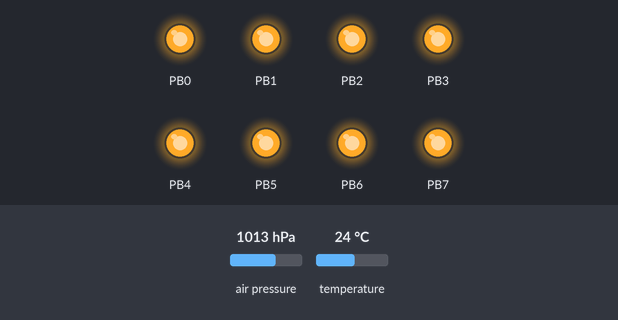
Simulated run of this program. Board: ATmega32, built with avr-gcc and emulated at 3.6864 MHz. On the bench: output pins drawn as LEDs (lit = HIGH). Wiring (inferred from the names in the program): BMP180 pressure sensor at I2C address 0x77. The test bench sets the inputs (shaded band); at power-on: air pressure 1013 hPa, temperature 24 °C. What the program prints to the serial monitor is not drawn.

Above: at 0.05 s.
Timing chart, 0 to 3.0 s (numbered marks = the images above):
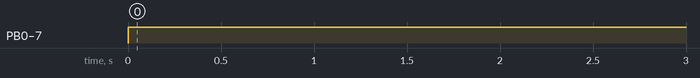

The program:

main.c
```c
#define SMS_META_SIZE 75
#define SMS_DATA_SIZE 50
#define F_CPU 3686400
#include <util/delay.h>
#include <avr/io.h>
#include <avr/interrupt.h>
#include "gsm/gsm.h"
#include "uart/uart.h"
#include "bmp085/bmp085.h"
#include "led/led.h"

void clearSmsData(char* meta, char* data);

int main(void)
{
	sei();
	ledInit();
	uartInit();
	gsmInit();
	bmpInit();
	gsmCommandDeleteArrayOfSms(10);

	_delay_ms(5000); // ensure 5 sec. delay
	struct gsmStatus stats;
	char meta[75] = {0};
	char data[50] = {0};
	char phoneNumber[11] = {0};

	gsmCommandGetStatus(&stats);
	clearSmsData(meta, data);
	volatile unsigned char stopHere = 0;

	while(1)
	{
		ledReadyForRequest();
		gsmCommandGetStatus(&stats);

		if (stats.newMessage == 1)
		{
			ledMessageReceived();
			gsmCommandReadSms(meta, data, phoneNumber);
			gsmExecuteSmsRequest(data, phoneNumber);
			gsmCommandDeleteSms();
			clearSmsData(meta, data);
		}
		_delay_ms(500);
	}
}

void clearSmsData(char* meta, char* data)
{
	for(int i = 0; i < SMS_META_SIZE; i++)
	{
		meta[i] = 0;
	}

	for(int i = 0; i < SMS_DATA_SIZE; i++)
	{
		data[i] = 0;
	}
}
```

bmp085.c
```c
// (licence header left out)
#include <stdio.h>
#include <stdlib.h>
#include <string.h>
#include <math.h>
#include <avr/io.h>
#define F_CPU 3686400
#include <util/delay.h>

#include "bmp085.h"
#include "../i2c/i2c.h"

void writeMemory(uint8_t reg, uint8_t value)
{
	i2c_start_wait(I2C_BMP_SLAVE_ADDR | I2C_WRITE);
	i2c_write(reg);
	i2c_write(value);
	i2c_stop();
}

void readMemory(uint8_t reg, uint8_t buff[], uint8_t bytes)
{
	uint8_t i =0;
	i2c_start_wait(I2C_BMP_SLAVE_ADDR | I2C_WRITE);
	i2c_write(reg);
	i2c_rep_start(I2C_BMP_SLAVE_ADDR | I2C_READ);
	for(i=0; i<bytes; i++)
	{
		if(i==bytes-1)
		buff[i] = i2c_readNak();
		else

		buff[i] = i2c_readAck();
	}
	i2c_stop();
}

#if FILTERPRESSURE == 1
#define AVERAGECOEF 21
static long k[AVERAGECOEF];

long averageFilter(long input)
{
	uint8_t i=0;
	long sum=0;
	for (i = 0; i < AVERAGECOEF; i++)
	{
		k[i] = k[i + 1];
	}

	k[AVERAGECOEF - 1] = input;
	for (i = 0; i < AVERAGECOEF; i++)
	{
		sum += k[i];
	}
	return (sum / AVERAGECOEF);
}
#endif

void getCalibration()
{
	uint8_t buffer[2];
	memset(buffer, 0, sizeof(buffer));

	readMemory(CAL_REG_AC1, buffer, 2);
	regAC1 = ((int)buffer[0] <<8 | ((int)buffer[1]));
	readMemory(CAL_REG_AC2, buffer, 2);
	regAC2 = ((int)buffer[0] <<8 | ((int)buffer[1]));
	readMemory(CAL_REG_AC3, buffer, 2);
	regAC3 = ((int)buffer[0] <<8 | ((int)buffer[1]));
	readMemory(CAL_REG_AC4, buffer, 2);
	regAC4 = ((unsigned int)buffer[0] <<8 | ((unsigned int)buffer[1]));
	readMemory(CAL_REG_AC5, buffer, 2);
	regAC5 = ((unsigned int)buffer[0] <<8 | ((unsigned int)buffer[1]));
	readMemory(CAL_REG_AC6, buffer, 2);
	regAC6 = ((unsigned int)buffer[0] <<8 | ((unsigned int)buffer[1]));
	readMemory(CAL_REG_B1, buffer, 2);
	regB1 = ((int)buffer[0] <<8 | ((int)buffer[1]));
	readMemory(CAL_REG_B2, buffer, 2);
	regB2 = ((int)buffer[0] <<8 | ((int)buffer[1]));
	readMemory(CAL_REG_MB, buffer, 2);
	regMB= ((int)buffer[0] <<8 | ((int)buffer[1]));
	readMemory(CAL_REG_MC, buffer, 2);
	regMC = ((int)buffer[0] <<8 | ((int)buffer[1]));
	readMemory(CAL_REG_MD, buffer, 2);
	regMD = ((int)buffer[0] <<8 | ((int)buffer[1]));
}

void getRawTemperature()
{
	uint8_t buffer[2];
	memset(buffer, 0, sizeof(buffer));
	long ut, x1, x2;

	//read raw temperature
	writeMemory(CTRL_REG, CTRL_REG_TEMP);
	_delay_ms(5); // min. 4.5ms read Temp delay
	readMemory(CTRL_REG_OUTPUT, buffer, 2);
	ut = ((long)buffer[0] << 8 | ((long)buffer[1])); //uncompensated temperature value

	//calculate raw temperature
	x1 = ((long)ut - regAC6) * regAC5 >> 15;
	x2 = ((long)regMC << 11) / (x1 + regMD);
	rawTemperature = x1 + x2;
}

void getRawPressure()
{
	uint8_t buffer[3];
	memset(buffer, 0, sizeof(buffer));
	long uncompensatedPressure, x1, x2, x3, b3, b6, p;
	unsigned long b4,b7;

	#if AUTO_UPDATE_TEMP == 1
	getRawTemperature();
	#endif

	//read raw pressure
	writeMemory(CTRL_REG, CTRL_REG_PRES_OS+(MODE << 6));
	_delay_ms(2 + (3 << MODE));
	readMemory(CTRL_REG_OUTPUT, buffer, 3);
	uncompensatedPressure = ((((long)buffer[0] <<16) | ((long)buffer[1] <<8) | ((long)buffer[2])) >> (8-MODE));

	//calculate raw pressure
	b6 = rawTemperature - 4000;
	x1 = (regB2* (b6 * b6) >> 12) >> 11;
	x2 = (regAC2 * b6) >> 11;
	x3 = x1 + x2;
	b3 = (((((long)regAC1) * 4 + x3) << MODE) + 2) >> 2;
	x1 = (regAC3 * b6) >> 13;
	x2 = (regB1 * ((b6 * b6) >> 12)) >> 16;
	x3 = ((x1 + x2) + 2) >> 2;
	b4 = (regAC4 * (uint32_t)(x3 + 32768)) >> 15;
	b7 = ((uint32_t)uncompensatedPressure - b3) * (50000 >> MODE);
	p = b7 < 0x80000000 ? (b7 << 1) / b4 : (b7 / b4) << 1;
	x1 = (p >> 8) * (p >> 8);
	x1 = (x1 * 3038) >> 16;
	x2 = (-7357 * p) >> 16;
	rawPressure = p + ((x1 + x2 + 3791) >> 4);

	#if FILTERPRESSURE == 1
	rawPressure = averageFilter(rawPressure);
	#endif
}

double getTemperature()
{
	getRawTemperature();
	double temperature = ((rawTemperature + 8)>>4);
	temperature = temperature /10;
	return temperature;
}


int32_t getPressure()
{
	getRawPressure();
	return rawPressure + UNIT_PASCAL_OFFSET;
}

double getAltitude()
{
	getRawPressure();
	return ((1 - pow(rawPressure/(double)101325, 0.1903 )) / 0.0000225577) + UNIT_METER_OFFSET;
}

void bmpInit() {
	#if I2C_INIT == 1
	i2c_init();
	_delay_us(10);
	#endif

	getCalibration();
	getRawTemperature();

	#if FILTERPRESSURE == 1
	//initialize the average filter
	uint8_t i = 0;
	for (i = 0; i < AVERAGECOEF; i++)
	{
		getRawPressure();
	}
	#endif
}
```

bmp085.h
```c
// (licence header left out)
#ifndef BMP085_H_
#define BMP085_H_

#include <stdio.h>
#include <avr/io.h>

#define I2C_BMP_SLAVE_ADDR	 (0x77<<1)
#define I2C_INIT			 1 //initialize i2c

/*EEPROM registers from BMP085 datasheet p. 13*/
/************************************************************************/
/*				   	 Calibration registers 16-bit                       */
/************************************************************************/
#define CAL_REG_AC1 0xAA
#define CAL_REG_AC2 0xAC
#define CAL_REG_AC3 0xAE
#define CAL_REG_AC4 0xB0
#define CAL_REG_AC5 0xB2
#define CAL_REG_AC6 0xB4
#define CAL_REG_B1 0xB6
#define CAL_REG_B2 0xB8
#define CAL_REG_MB 0xBA
#define CAL_REG_MC 0xBC
#define CAL_REG_MD 0xBE

/*Control register values for different oversampling_setting (OSRS) p.17*/
/************************************************************************/
/*					    Control register 0xF4                           */
/************************************************************************/
#define CTRL_REG 0xF4
#define CTRL_REG_OUTPUT 0xF6		 //output 0xF6=MSB, 0xF7=LSB, optional 0xF8=XLSB
#define CTRL_REG_TEMP 0x2E			 //max conversion time 4.5ms - read temp
#define CTRL_REG_PRES_OS 0x34		 //max conversion time: see modes
/************************************************************************/

/************************************************************************/
/*						  Measurement modes                             */
/************************************************************************/
#define MODE_ULTRALOWPOWER 0						//oversampling=0, internalsamples=1, maxconvtimepressure=4.5ms, avgcurrent=3uA, RMSnoise_hPA=0.06, RMSnoise_m=0.5
#define MODE_STANDARD	   1						//oversampling=1, internalsamples=2, maxconvtimepressure=7.5ms, avgcurrent=5uA, RMSnoise_hPA=0.05, RMSnoise_m=0.4
#define MODE_HIGH_RES      2						//oversampling=2, internalsamples=4, maxconvtimepressure=13.5ms, avgcurrent=7uA, RMSnoise_hPA=0.04, RMSnoise_m=0.3
#define MODE_ULTRAHIGH_RES 3						//oversampling=3, internalsamples=8, maxconvtimepressure=25.5ms, avgcurrent=12uA, RMSnoise_hPA=0.03, RMSnoise_m=0.25
#define MODE			   MODE_ULTRAHIGH_RES		//Mode definition

//auto-update temperature enabled
#define AUTO_UPDATE_TEMP 1 //auto-update temperature every read
/************************************************************************/

/************************************************************************/
/*							HW initiation								*/
/************************************************************************/
#define UNIT_PASCAL_OFFSET	0					//define a unit offset (pa)
#define UNIT_METER_OFFSET	0					//define a unit offset (m)
#define FILTERPRESSURE  1						//average filter for pressure
extern void bmpInit();							//non static at link-time

/************************************************************************/

/************************************************************************/
/*							Data receive								*/
/************************************************************************/
extern int32_t getPressure();
extern double getAltitude();
extern double getTemperature();
/************************************************************************/

int regAC1, regAC2, regAC3, regB1, regB2, regMB, regMC, regMD;
unsigned int regAC4, regAC5, regAC6;
long rawTemperature, rawPressure;

#endif /* BMP085_H_ */
```

gsm.c
```c
#define F_CPU 3686400
#include <util/delay.h>
#include <string.h>
#include <math.h>
#include <stdio.h>
#include <stdlib.h>
#include <string.h>
#include <avr/io.h>
#include <avr/interrupt.h>
#include "../uart/uart.h"
#include "gsm.h"
#include "../bmp085/bmp085.h"
#include "../led/led.h"

const char CR = 13;
const char LF = 10;
const char CTRL_Z = 26;
const int RESPONSE_OFFSET = 2;
const int SMS_FLAG_INDEX = 18;
const char TRUE = 1;
const char FALSE = 0;
char ackFlag;
char dataArray[DATA_SIZE];
const char REQ_TEMP_DATA = 'T';
const char REQ_CURRENT_GPS_COORD = 'G';
const char REQ_ALT_DATA = 'A';
const char REQ_PRES_DATA = 'P';
const char REQ_COMPLETE_COMMMANDS = 'C';

void gsmInit()
{
	gsmCommandSetTextMode();
	gsmCommandDisableEcho();
}

void gsmCommandSetTextMode()
{
	clearDataArray();
	uartSendString((unsigned char*)SET_TEXT_MODE);
	uartSendString((unsigned char*)ENTER);
	gsmUtilWaitForResponse();
	gsmUtilCleanResponse();
	gsmUtilCheckForAck();
}

void gsmCommandDisableEcho()
{
	clearDataArray();
	uartSendString((unsigned char*)DISABLE_ECHO);
	uartSendString((unsigned char*)ENTER);
	gsmUtilWaitForResponse();
	gsmUtilCleanResponse();
	gsmUtilCheckForAck();
}

void gsmCommandReadAllSms()
{
	clearDataArray();
	gsmUtilWaitForResponse();
	uartSendString((unsigned char*)GET_ALL_MESSAGES);
	uartSendString((unsigned char*)ENTER);
	gsmUtilWaitForResponse();
	clearDataArray();
}

/************************************************************************/
/* Sends an SMS containing message to recipient specified by phoneNumber*/
/************************************************************************/
void gsmCommandSendSms(unsigned char* phoneNumber, unsigned char* message)
{
	gsmUtilWaitForResponse();
	clearDataArray();
	gsmUtilWaitForResponse();

	uartSendString((unsigned char*)SEND_MESSAGE);
	uartSendString((unsigned char*)phoneNumber);
	uartSendString((unsigned char*)ENTER);
	gsmUtilWaitForResponse();
	uartSendString((unsigned char*)message);
	gsmUtilWaitForResponse();

	uartSendByte(CTRL_Z);
	gsmUtilWaitForSmsDelivery();
	ledMessageSent();
}

/************************************************************************/
/* Reads the message located on the first index of the MC35 storage		*/
/************************************************************************/
void gsmCommandReadSms(char* meta, char* data, char* phoneNumber)
{
	int offset = RESPONSE_OFFSET;
	clearDataArray();
	uartSendString((unsigned char*)READ_FIRST_MESSAGE);
	uartSendString((unsigned char*)ENTER);
	gsmUtilWaitForResponse();
	_delay_ms(300);
	offset = gsmUtilDisassembleSms(meta, offset);
	gsmUtilDisassembleSms(data, offset);
	gsmUtilGetSenderInfo(meta, phoneNumber);
}

/************************************************************************/
/* Disassemble the SMS data and put into separate char arrays           */
/* Return current offset												*/
/************************************************************************/
int gsmUtilDisassembleSms(char* part, int offset)
{
	char k = 0;
	if (dataArray[0] == CR && dataArray[1] == LF)
	{
		for (int i = offset; i < DATA_SIZE; i++)
		{
			part[k] = dataArray[i];
			if (dataArray[i] == CR && dataArray[i+1] == LF)
			{
				return i+2;
			}
			k++;
		}
	}
}

void gsmUtilGetSenderInfo(char* meta, char* phoneNumber)
{
	int k = 0;
	int startIndex = 21;
	int endIndex = startIndex + 11;
	for (int i = startIndex; i < endIndex; i++)
	{
		phoneNumber[k++] = meta[i];
	}
}

/************************************************************************/
/* Deletes all messages stored on indexed up to the number given by		*/
/* the parameter numberOfMessages										*/
/************************************************************************/
void gsmCommandDeleteArrayOfSms(unsigned int numberOfMessages)
{
	for (volatile unsigned int k = 0; k < 10; k++)
	{
		uartSendString((unsigned char*)DELETE_AT_INDEX);
		uartSendInteger(k+1);
		uartSendString((unsigned char*)ENTER);
		gsmUtilWaitForResponse();
		gsmUtilCleanResponse();
		gsmUtilCheckForAck();
	}
}

/************************************************************************/
/* Deletes the SMS located on index 0							        */
/************************************************************************/
void gsmCommandDeleteSms()
{
	clearDataArray();
	uartSendString((unsigned char*)DELETE_FIRST_INDEX);
	uartSendString((unsigned char*)ENTER);
	gsmUtilWaitForResponse();
	gsmUtilCleanResponse();
	gsmUtilCheckForAck();
}

/************************************************************************/
/* Checks for an OK received and sets the ACK flag accordingly			*/
/************************************************************************/
void gsmUtilCheckForAck()
{
	if (dataArray[0] == 'O' && dataArray [1] == 'K')
	{
		ackFlag = 1;
	}
	else
	{
		ackFlag = 0;
	}
}

/************************************************************************/
/* Creates a delay to await SMS delivery								*/
/************************************************************************/
void gsmUtilWaitForSmsDelivery()
{
	_delay_ms(3000);
}

/************************************************************************/
/* Creates a delay await a reply from MC35								*/
/************************************************************************/
void gsmUtilWaitForResponse()
{
	_delay_ms(500);
}

/************************************************************************/
/* Removes any leading and traling LF/CR from a response				*/
/************************************************************************/
void gsmUtilCleanResponse()
{
	if (dataArray[0] != 0)
	{
		for (unsigned int i = 0; i < DATA_SIZE; i++)
		{
			if(dataArray[i] == LF || dataArray[i] == CR)
			{
				dataArray[i] = 0;
			}
		}

		int index = 0;
		for (unsigned int i = 0; i < DATA_SIZE; i++)
		{
			if (dataArray[i] != 0)
			{
				dataArray[index] = dataArray[i];
				dataArray[i] = 0;
				index++;
			}
		}
	}
}

/************************************************************************/
/* Requests the status parameters from MC35								*/
/************************************************************************/
void gsmCommandGetStatus(struct gsmStatus *stat)
{
	stat->callInProgress = 0;
	stat->newMessage = 0;
	stat->serviceAvailable = 0;
	clearDataArray();
	uartSendString((unsigned char*)GET_STATUS);
	uartSendString((unsigned char*)ENTER);
	gsmUtilWaitForResponse();
	gsmUtilSetStatusFlags(stat);
}

/************************************************************************/
/* Sets the flags in the GSM Status struct according to the CIND output */
/************************************************************************/
void gsmUtilSetStatusFlags(struct gsmStatus *stat)
{
	if (dataArray[18] == 49)	//if SMS flag (index 18) is set to 49 (1 ASCII)
	{
		stat->newMessage = 1;
	}
	else
	{
		stat->newMessage = 0;
	}
}

/************************************************************************/
/* Executes a received SMS command                                      */
/************************************************************************/
void gsmExecuteSmsRequest(char* data, char* phoneNumber)
{
	if(data[0] == REQ_TEMP_DATA)
	{
		volatile char msg[40] = {0};
		volatile char preMsg = "Temperature in celcius:  "; //Terminated at index 24
		volatile char tempArray[10];
		volatile double temp = getTemperature();
		dtostrf(temp, 10, 2, tempArray);
		memcpy(msg, preMsg, 24);
		strcat(msg, tempArray);
		gsmCommandSendSms(phoneNumber, msg);
	}
	else if(data[0] == REQ_ALT_DATA)
	{
		volatile char msg[40] = {0};
		volatile char preMsg = "Altitude in meters:  "; //Terminated at index 20
		volatile char altArray[10];
		volatile double alt = getAltitude();
		dtostrf(alt, 10, 2, altArray);
		memcpy(msg, preMsg, 20);
		strcat(msg, altArray);
		gsmCommandSendSms(phoneNumber, msg);
	}
	else if (data[0] == REQ_PRES_DATA)
	{
		volatile char msg[40] = {0};
		volatile char preMsg = "Pressure in pascal:  "; //Terminated at index 20
		volatile char presArray[10];
		volatile long pres = getPressure();
		ltoa(pres, presArray, 10);
		memcpy(msg, preMsg, 20);
		strcat(msg, presArray);
		gsmCommandSendSms(phoneNumber, msg);
	}
	else if(data[0] == REQ_CURRENT_GPS_COORD)
	{
		volatile char* msg = "This feature is not awaiting implementation.";
		gsmCommandSendSms(phoneNumber, msg);
	}
	else if(data[0] == REQ_COMPLETE_COMMMANDS)
	{
		volatile char* msg = "Available commands are:\n\nRequest temperature: C\nRequest barometric pressure: P\nRequest altitude: A\n\nYou can reply to this message.";
		gsmCommandSendSms(phoneNumber, msg);
	}
	else
	{
		volatile char* msg = "Unknown command. Send reply to this message with C to get a complete list of commands.";
		gsmCommandSendSms(phoneNumber, msg);
	}
}
```

led.h
```c
#ifndef LED_H_
#define LED_H_

const unsigned char OUTPUT;
const char LED_PORT;
const unsigned char DEFAULT_OFF;

void ledInit();
void ledToggleAll();
void ledMessageReceived();
void ledReadyForRequest();
void ledMessageSent();

#endif /* LED_H_ */
```

uart.h
```c
#ifndef UART_H_
#define UART_H_

#define USART_BAUDRATE 38400
#define BAUD_PRESCALE (((F_CPU / (USART_BAUDRATE * 16UL))) - 1)

extern char dataArray[];
void clearDataArray();
void uartInit();
unsigned char uartCharReady();
unsigned char uartReadChar();
unsigned char uartReadCharWithTimeout(int timeout);
void uartSendByte(unsigned char charToSend);
void uartSendString(unsigned char* string);
void uartSendInteger(int number);
void uartFlush();

#endif /* UART_H_ */
```

Source omitted: gsm.h (1942 bytes), i2c.c (5991 bytes), i2c.h (2248 bytes), led.c (1591 bytes), uart.c (1567 bytes)

Measured:
- by itself, PB0–7: repeats every 1.2 s: LOW 0.05 s, HIGH 0.05 s, LOW 0.05 s, HIGH 1.1 s
- by itself, everything shown: repeats every 1.2 s, in 4 steps
